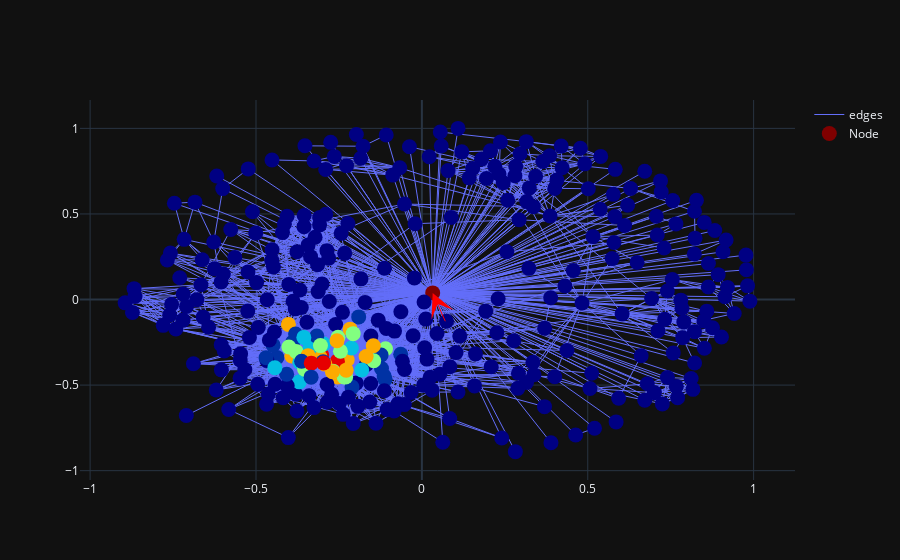

The notebook cell this image was saved under:
### Code cell
%%timeit -n1 -r1
fig = visualize.visualize_rdd_vector_mean_shift(target_G, 1,target_rad, [measure_list], pos)
fig.show()

### Figure 1 — Plotly figure (JSON) as saved in the notebook; plotly's stock layout.template omitted (floating-point values rounded to 4 significant figures; data arrays with more than 128 entries replaced by an {"elided": "..."} marker saying what was removed)
{"data": [{"line": {"width": 1}, "marker": {"color": {"elided": "348 int values"}, "colorscale": [[0, "rgb(0,0,131)"], [0.2, "rgb(0,60,170)"], [0.4, "rgb(5,255,255)"], [0.6, "rgb(255,255,0)"], [0.8, "rgb(250,0,0)"], [1, "rgb(128,0,0)"]], "size": 15}, "mode": "lines", "name": "edges", "type": "scatter", "uid": "0e1a9313-22a7-4a23-b879-bae3ddfb6f09", "x": {"elided": "8598 float values"}, "y": {"elided": "8598 float values"}}, {"customdata": {"elided": "348x8 float values"}, "hovertemplate": "node_name: %{customdata[0]} <br> radius: %{customdata[1]} <br> degree: %{customdata[2]} <br> global_graph_degree: %{customdata[3]} <br> normalized_rdd: %{customdata[4]} <br> mean_shift_cluster: %{customdata[5]} <br> nodes_x: %{customdata[6]} <br> nodes_y: %{customdata[7]} <br> ", "marker": {"color": {"elided": "348 int values"}, "colorscale": [[0, "rgb(0,0,131)"], [0.2, "rgb(0,60,170)"], [0.4, "rgb(5,255,255)"], [0.6, "rgb(255,255,0)"], [0.8, "rgb(250,0,0)"], [1, "rgb(128,0,0)"]], "size": 15}, "mode": "markers", "name": "Node", "text": {"elided": "348 int values"}, "type": "scatter", "uid": "d75ec4dd-33af-4903-962e-187f9989f689", "x": {"elided": "348 float values"}, "y": {"elided": "348 float values"}}], "layout": {"annotations": [{"arrowcolor": "red", "arrowhead": 3, "arrowsize": 4, "axref": "x", "ayref": "y", "showarrow": true, "x": 0.03259, "y": 0.0388}], "dragmode": "pan"}}
